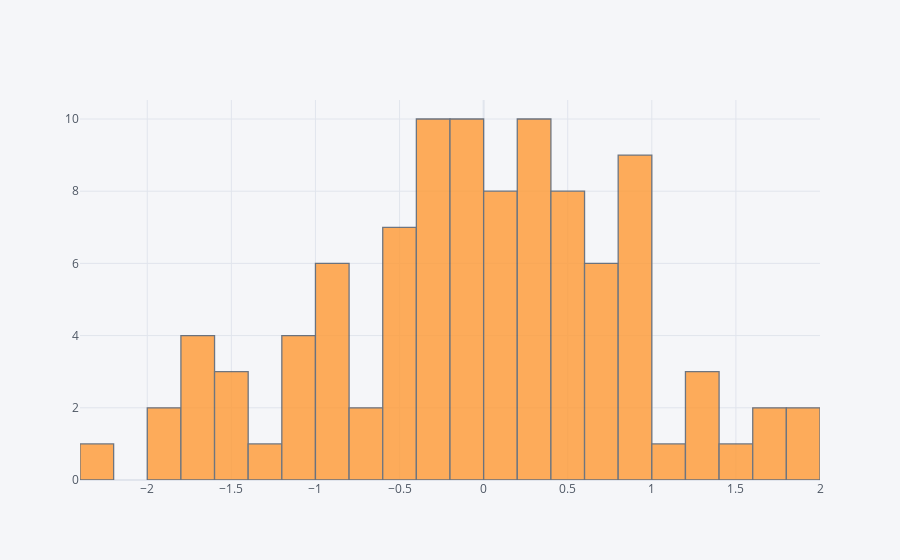

The cell this chart's notebook holds for it:
### Code cell
df['A'].iplot(kind='hist', bins=25)

### Figure 1 — Plotly figure (JSON) as saved in the notebook; plotly's stock layout.template omitted (floating-point values rounded to 4 significant figures)
{"data": [{"histfunc": "count", "histnorm": "", "marker": {"color": "rgba(255, 153, 51, 1.0)", "line": {"color": "#4D5663", "width": 1.3}}, "name": "A", "nbinsx": 25, "opacity": 0.8, "orientation": "v", "type": "histogram", "x": [-0.1413, -0.2544, -1.016, -0.6905, 0.5144, -0.117, -0.5689, -1.635, -1.599, -1.043, 0.8926, 0.8893, -0.576, 0.4067, 0.3381, -0.003095, 0.7787, -1.488, -1.745, -1.494, -0.2404, 0.3107, 0.3239, -0.3534, -1.235, 0.1921, 0.09465, -0.3274, -0.5368, 0.1023, 1.324, 0.609, -0.8563, -1.755, -0.2408, -0.3788, 0.66, 0.9278, 0.2211, 1.542, 0.8024, 0.4692, 0.5575, -1.961, 0.1344, -0.06144, 0.3088, -0.3462, -0.1533, 0.8032, 0.9912, 0.9563, 0.06416, -0.03431, -0.3876, -0.8341, -1.913, 1.638, -1.167, 0.6977, 0.8644, 0.2413, 0.1728, 1.038, -0.2781, 0.6586, 0.2221, 0.4873, -0.4356, -0.4778, -0.1862, -0.1176, -1.708, 1.969, 0.4208, 0.8952, -0.1271, -0.5984, 1.385, 1.821, 0.2807, -0.8688, 1.225, -0.7017, 0.4884, 0.3221, -0.9346, -2.238, -1.031, 0.7248, 0.07956, 1.69, 0.2559, -0.188, -0.9786, 0.4116, -0.8147, 0.1645, -0.5729, -0.2087]}], "layout": {"barmode": "overlay", "legend": {"bgcolor": "#F5F6F9", "font": {"color": "#4D5663"}}, "paper_bgcolor": "#F5F6F9", "plot_bgcolor": "#F5F6F9", "title": {"font": {"color": "#4D5663"}}, "xaxis": {"gridcolor": "#E1E5ED", "showgrid": true, "tickfont": {"color": "#4D5663"}, "title": {"font": {"color": "#4D5663"}, "text": ""}, "zerolinecolor": "#E1E5ED"}, "yaxis": {"gridcolor": "#E1E5ED", "showgrid": true, "tickfont": {"color": "#4D5663"}, "title": {"font": {"color": "#4D5663"}, "text": ""}, "zerolinecolor": "#E1E5ED"}}}
